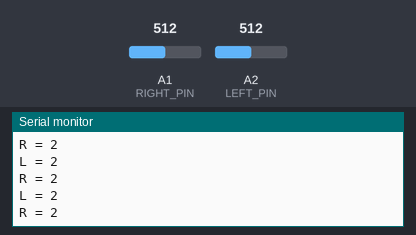
This sketch was run on a simulated Arduino Uno, built with avr-gcc and run on an emulated ATmega328P. On the bench: the last lines printed to the serial monitor. Inputs (shaded band) come from the test bench; at power-on: A1 (RIGHT_PIN) = 512, A2 (LEFT_PIN) = 512.

Above: at 1.3 s.
1.4 s: A1 (RIGHT_PIN) set to 306
At 1.81 s:
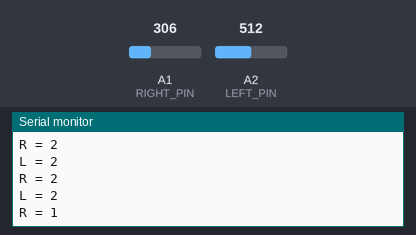
2.9 s: A2 (LEFT_PIN) set to 306
At 3.31 s:
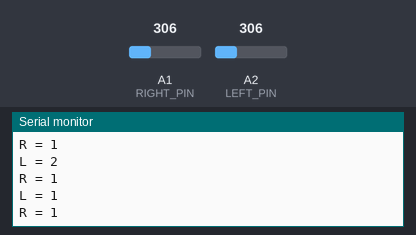
4.4 s: A1 (RIGHT_PIN) set to 122
At 4.81 s:
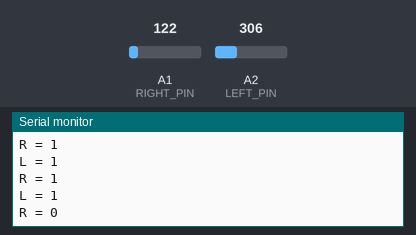
5.9 s: A2 (LEFT_PIN) set to 122
At 6.32 s:
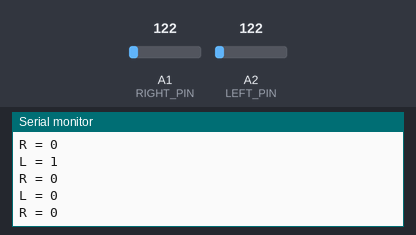
Timing chart, 0 to 8.4 s (numbered marks = the images above; inputs shaded):
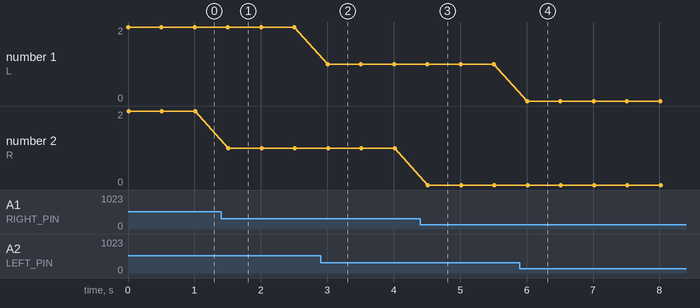

Measured:
- after the input at 1.4 s, the serial monitor: prints a new line after 0.11 s (image 1)
- after the input at 2.9 s, the serial monitor: prints a new line after 0.10 s (image 2)
- after the input at 4.4 s, the serial monitor: prints a new line after 0.11 s (image 3)
- after the input at 5.9 s, the serial monitor: prints a new line after 0.11 s (image 4)
- plotted number 2: 2 → 1 after the input at 1.4 s, 1 → 0 after the input at 4.4 s

The sketch:

sliders_test.ino
```cpp
#include "sliders.h"

const uint8_t CONSOLE_ID = 0x00;
enum States {IDLING, TRYHARD_A, TRYHARD_B, TRYHARD_C, SUCCESS};
enum Sensors {NONE, B_A, B_B, BOTH};

bool debug_mode = false;


void setup() {
  Serial.begin(9600);
  pinMode(LEFT_PIN, INPUT);
  pinMode(RIGHT_PIN, INPUT);
}

void loop() {
  Serial.println("L = " + String(left_level_check()));
  Serial.println("R = " + String(right_level_check()));
  delay(500);
}
```

sliders.cpp
```cpp
#include <Arduino.h>
#include "sliders.h"

int left_level_check() {
	return analogRead(LEFT_PIN) / 256;
}

int right_level_check() {
	return analogRead(RIGHT_PIN) / 256;
}
```

sliders.h
```cpp
#ifndef sliders_h
#define sliders_h

#define LEFT_PIN A2
#define RIGHT_PIN A1

int left_level_check();

int right_level_check();

#endif
```
